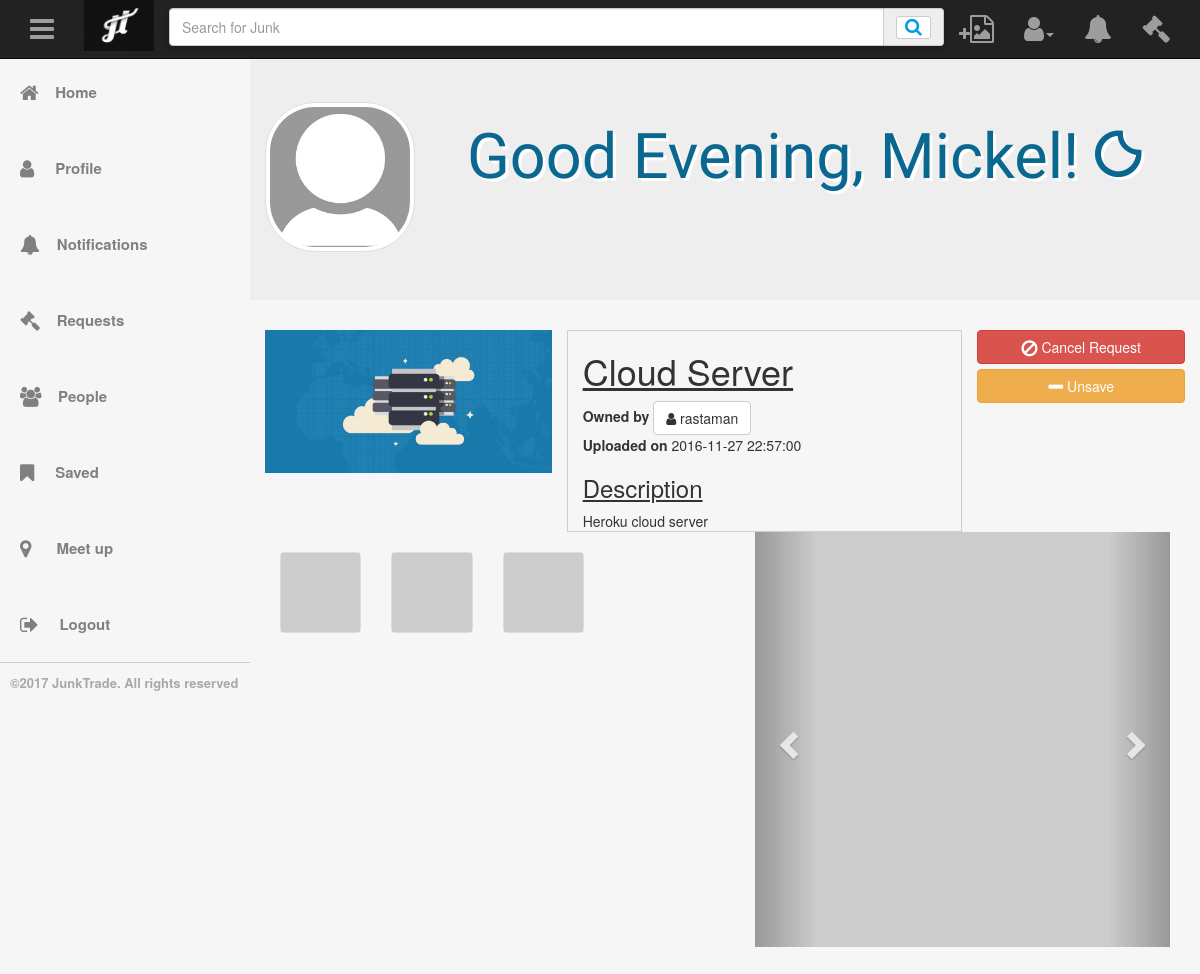
/templates/item.php?item=30 (signed in), run on an earlier commit of the app's database.
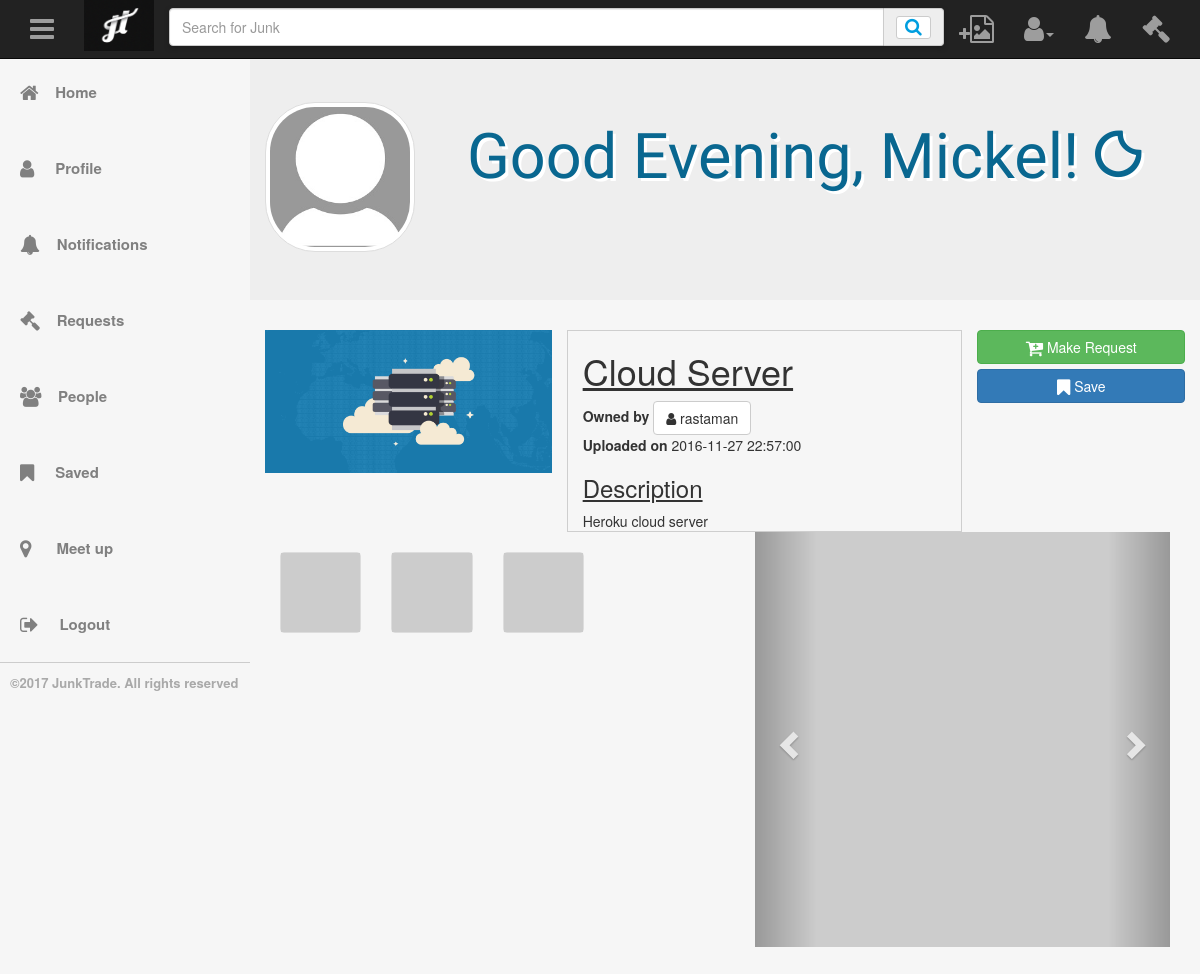
And on a later commit of the database.
### tables this page shows
CREATE TABLE `users` (
  `id` int(11) NOT NULL,
  `username` varchar(30) NOT NULL,
  `firstname` varchar(50) NOT NULL,
  `lastname` varchar(50) NOT NULL,
  `email` varchar(100) NOT NULL,
  `password` varchar(100) NOT NULL,
  `sQuestion` varchar(100) NOT NULL,
  `sAnswer` varchar(100) NOT NULL,
  `profilepicture` varchar(1000) DEFAULT '../img/defaultPP.jpg'
);

CREATE TABLE `items` (
  `itemid` int(11) NOT NULL,
  `itemname` varchar(50) NOT NULL,
  `itemdescription` varchar(500) NOT NULL,
  `picture` varchar(1000) NOT NULL,
  `picture2` varchar(1000) NOT NULL,
  `picture3` varchar(1000) NOT NULL,
  `uploaddate` datetime NOT NULL DEFAULT CURRENT_TIMESTAMP,
  `userid` int(11) NOT NULL,
  `views` int(11) NOT NULL DEFAULT '0'
);

### templates/item.php (the view, shortened to what this page needs)
<?php
include "../lib.php";
include "base.php";
if(isset($_GET['item'])){
    $itemid = $_GET['item'];
	$itemDetails = getItem($itemid);
    $itemId = $itemDetails['itemid'];
	$username = getUsername($itemDetails['userid']);
    $savedItem = checkItemSaved($itemId);
    $itemRequest = getItemRequestForCurrentUser($itemId);
}
?>
<div class ="container-fluid">
  <div class="row">
  <?php
    echo "<div class='col-lg-4'>
  			<img src=\"" . $itemDetails['picture'] . "\"  style='width:100%; class='img-responsive img-thumbnail mx-auto'>
  		</div>";
  	echo "<div class='col-lg-5' style='border:1px solid #cecece;'>
        <h1><u>" . $itemDetails['itemname'] . "</u></h1>
  			<strong> Owned by </strong> <button type='button' class='btn btn-default' onclick=\"viewTraderProfile(".$itemDetails['userid'].")\"><i class='fa fa-user' aria-hidden='true'></i> " . $username['username'] . "</button>
        <p> <strong> Uploaded on </strong>" . $itemDetails['uploaddate'] . "</p>
  			<h3> <u> Description </u> </h3>" . $itemDetails['itemdescription'] . "</div>";
    echo "<div class='col-lg-3'>";
    if($itemRequest == null){
        echo "<button type='button' class='btn btn-success btn-block' onclick=\"displayItemsForRequest(".$itemDetails['itemid'].")\" id='requestbtn'><i class='fa fa-cart-plus fa-lg' aria-hidden='true'></i> Make Request</button>";
    }
    else{
        if($itemRequest['decision'] == true){
            echo "<button type='button' class='btn btn-default btn-block disabled'><i class='fa fa-check fa-lg' aria-hidden='true'></i> Request Accepted</button>";
        }
        else if( $itemRequest['decision'] == null){
            echo "<button type='button' class='btn btn-danger btn-block' onclick=\"cancelMadeRequest(".$itemRequest['id'].")\" id='requestbtn'><i class='fa fa-ban fa-lg' aria-hidden='true'></i> Cancel Request</button>";
        }
        else{
            echo "<button type='button' class='btn btn-success btn-block' onclick=\"displayItemsForRequest(".$itemDetails['itemid'].")\" id='requestbtn'><i class='fa fa-cart-plus fa-lg' aria-hidden='true'></i> Make Request</button>";
        }
    }
    if($savedItem == null || $savedItem['savedindicator'] == false){
      echo "<button type='button' class='btn btn-primary btn-block' onclick=\"addToSavedItems(".$itemDetails['itemid'].")\" id='requestbtn'><i class='fa fa-bookmark fa-lg' aria-hidden='true'></i> Save</button>";
    }
    else{
      echo "<button type='button' class='btn btn-warning btn-block' onclick=\"removeSavedItem(".$savedItem['savedid'].")\" id='requestbtn'><i class='fa fa-minus fa-lg' aria-hidden='true'></i> Unsave</button>";
    }
    echo "</div>";
  ?>
  </div>
</div>
<div class="container-fluid">
    <div id="main_area">
        <div class="row">
            <div class="col-sm-6" id="slider-thumbs">
                <ul class="hide-bullets">
                    <li class="col-sm-3">
                        <a class="thumbnail" id="carousel-selector-0">
                            <img src="http://placehold.it/150x150&text=zero">
                        </a>
                    </li>
                    <li class="col-sm-3">
                        <a class="thumbnail" id="carousel-selector-1"><img src="http://placehold.it/150x150&text=1"></a>
                    </li>
                    <li class="col-sm-3">
                        <a class="thumbnail" id="carousel-selector-2"><img src="http://placehold.it/150x150&text=2"></a>
                    </li>
                </ul>
            </div>
            <div class="col-sm-6">
                <div class="col-xs-12" id="slider">
                    <div class="row">
                        <div class="col-sm-12" id="carousel-bounding-box">
                            <div class="carousel slide" id="myCarousel">
                                <div class="carousel-inner">
                                    <div class="active item" data-slide-number="0">
                                        <img src="http://placehold.it/470x480&text=zero"></div>
                                </div>
                                <a class="left carousel-control" href="#myCarousel" role="button" data-slide="prev">
                                    <span class="glyphicon glyphicon-chevron-left"></span>
                                </a>
                                <a class="right carousel-control" href="#myCarousel" role="button" data-slide="next">
                                    <span class="glyphicon glyphicon-chevron-right"></span>
                                </a>
                            </div>
                        </div>
                    </div>
                </div>
            </div>
        </div>
    </div>
</div>

### templates/base.php (shortened to what this page needs)
<!doctype html>
<html>
<head>
    <link rel="stylesheet" href="https://maxcdn.bootstrapcdn.com/bootstrap/3.3.7/css/bootstrap.min.css">
    <link rel="stylesheet" href="https://cdnjs.cloudflare.com/ajax/libs/font-awesome/4.7.0/css/font-awesome.min.css">
    <link href="https://cdnjs.cloudflare.com/ajax/libs/sweetalert/1.1.3/sweetalert.css" rel="stylesheet">
    <link href ="../css/main.css" rel ="stylesheet">
    <link href ="../css/bootstrap-rating.css" rel ="stylesheet">
    <link href ="../css/weather-icons.min.css" rel ="stylesheet">
    <link rel="stylesheet" href="https://cdnjs.cloudflare.com/ajax/libs/bootstrap-datepicker/1.4.1/css/bootstrap-datepicker3.css"/>
</head>
<body>
  <div id="wrapper">
  <nav class="navbar navbar-inverse navbar-fixed-top" role="navigation">
    <div class="container">
      <div class="navbar-header">
        <a id="menu-toggle" href="#"><i class="navbar-brand btn-menu toggle fa fa-bars fa-2x" aria-hidden="true"></i>  </a>
        <a class="navbar-brand" href="homepage.php" style="padding-top: 0; margin:0;"><img alt ="logo" width ="70px" height ="500px" src ="../img/logo.png" class="img-responsive" style="max-height:146%;"></a>
      </div>
      <div id="navbar" class="navbar-collapse collapse">
        <ul class="nav navbar-nav navbar-right">
          <li data-toggle="modal" data-target="#requestModal"> <a href="#" data-toggle="tooltip" title="Upload Item" data-placement="bottom"> <i class="fa fa-plus" aria-hidden="true"></i><i class="fa fa-file-image-o fa-2x" aria-hidden="true"></i> </a></li>
          <li class="dropdown">
            <a href="#" class="dropdown-toggle" data-toggle="dropdown" role="button" aria-haspopup="true" aria-expanded="false"><i class="fa fa-user fa-2x" aria-hidden="true" ></i><span class="caret"></span></a>
          </li>
          <li class="">
            <a href="#" class="dropdown-toggle" data-toggle="dropdown" role="button" aria-haspopup="true" aria-expanded="false"><i class="fa fa-bell fa-2x" aria-hidden="true" ></i></a>
          </li>
          <li class="">
            <a href="#" class="dropdown-toggle" data-toggle="dropdown" role="button" aria-haspopup="true" aria-expanded="false"><i class="fa fa-gavel fa-2x" aria-hidden="true" ></i></a>
          </li>
        </ul>
        <form method = "post" class="navbar-form" role="form" action ="search.php?go" id ="searchform">
        <div class="form-group" style="display:inline;">
          <div class="input-group" style="display:table;">
            <input class="form-control" name="searchname" placeholder="Search for Junk" autocomplete="off" autofocus="autofocus" type="text">
            <span class="input-group-addon" class="btn btn-default" style="width:1%;" name="searchsubmit">
              <button type="submit" class="btn btn-default btn-xs" name="searchsubmit" value="Search">
                <i class="fa fa-search fa-fw"></i>
              </button>
            </span>
          </div>
        </div>
      </form>
      </div>
    </div>
  </nav>
        <div id="sidebar-wrapper">
            <ul class="sidebar-nav">
                <li>
                    <a href="homepage.php"><i class="fa fa-home fa-lg" aria-hidden="true"></i>&nbsp;&nbsp;&nbsp;&nbsp;Home</a>
                </li>
                <li>
                    <a href="profile.php"><i class="fa fa-user fa-lg" aria-hidden="true"></i>&nbsp;&nbsp;&nbsp;&nbsp;&nbsp;Profile</a>
                </li>
                <li>
                    <a href="notifications.php"><i class="fa fa-bell fa-lg" aria-hidden="true"></i>&nbsp;&nbsp;&nbsp;&nbsp;Notifications</a>
                </li>
                <li>
                    <a href="trade.php"><i class="fa fa-gavel fa-lg" aria-hidden="true"></i>&nbsp;&nbsp;&nbsp;&nbsp;Requests</a>
                </li>
                <li>
                    <a href="people.php"><i class="fa fa-users fa-lg" aria-hidden="true"></i>&nbsp;&nbsp;&nbsp;&nbsp;People</a>
                </li>
                <li>
                    <a href="saved.php"><i class="fa fa-bookmark fa-lg" aria-hidden="true"></i>&nbsp;&nbsp;&nbsp;&nbsp;&nbsp;Saved</a>
                </li>
                <li>
                    <a href="meetup.php"><i class="fa fa-map-marker fa-lg" aria-hidden="true"></i>&nbsp;&nbsp;&nbsp;&nbsp;&nbsp;&nbsp;Meet up</a>
                </li>
                <li>
                    <a href="" onclick="return logout();"><i class="fa fa-sign-out fa-lg" aria-hidden="true"></i>&nbsp;&nbsp;&nbsp;&nbsp;&nbsp;Logout</a>
                </li>
                <li class="footerHome">
                  <p><strong> &copy;2017 JunkTrade. All rights reserved</strong></p>
                </li>
            </ul>
        </div>
  <div class="jumbotron">
    <div class="container-fluid">
      <div class="row text-center">
        <div class="col-lg-2 col-md-2 col-sm-2 col-xs-12">
          <?php
            $ppid = $_SESSION["id"];
            echo getProfileImage($ppid);
          ?>
        </div>
        <div class="col-lg-10 col-md-10 col-sm-10 col-xs-12">
          <h1 style="color:#096790 ;text-shadow: 3px 3px white;font-family: 'Bowlby One SC', cursive;">
            <?php
              $hour = date("H");
              if($hour >= 0 && $hour < 12){
                if($hour < 6){
                  echo "Good Morning, ".$_SESSION["user"]."! <i class='wi wi-moonset'></i>";
                }
                else if ($hour >=6 && $hour <=7){
                  echo "Good Morning, ".$_SESSION["user"]."! <i class='wi wi-sunrise'></i>";
                }
                else{
                  echo "Good Morning, ".$_SESSION["user"]."! <i class='wi wi-day-sunny'></i>";
                }
              }
              else if($hour >= 12 && $hour < 18){
                echo "Good Afternoon, ". $_SESSION["user"]. "! <i class='wi wi-day-sunny'></i>";
              }
              else{
                if($hour == 18){
                  echo "Good Evening, ". $_SESSION["user"]. "! <i class='wi wi-sunset'></i>";
                }
                else{
                  echo "Good Evening, ". $_SESSION["user"]. "! <i class='wi wi-night-clear'></i>";
                }
              }
            ?>
          </h1>
        </div>
      </div>
    </div>
  </div>

### lib.php (shortened to what this page needs)
<?php
function getDBConnection(){
	try{
		$db = new mysqli("localhost","root","","peertrading");
		return $db;
	}catch(Exception $e){ }
	return null;
}
function getUsername($val){
	$db = getDBConnection();
	$rec = null;
	if ($db != null){
		$sql = "SELECT `username` FROM `users` WHERE id = $val;";
		$res = $db->query($sql);
		if ($res){
			$rec = $res->fetch_assoc();
		}
	}
	return $rec;
}
function getItem($itemid){
	$db = getDBConnection();
	$rec = null;
	if ($db != NULL){
		$sql = "SELECT * FROM `items` i WHERE i.itemid = $itemid;";
		$res = $db->query($sql);
		if ($res){
			$rec= $res->fetch_assoc();
		}
	}
	return $rec;
}
function getItemRequestForCurrentUser($itemid){
	$userId = $_SESSION["id"];
	$db = getDBConnection();
	$rec = null;
	if ($db != NULL){
		$sql = "SELECT * FROM `requests` r WHERE r.item = $itemid  AND r.requester = $userId ORDER BY r.timerequested DESC LIMIT 1;";
		$res = $db->query($sql);
		if ($res){
			$rec = $res->fetch_assoc();
		}
	}
	return $rec;
}
function checkItemSaved($itemid){
	$userId = $_SESSION["id"];
	$db = getDBConnection();
	$rec = null;
	if ($db != NULL){
		$sql = "SELECT * FROM `saved` s WHERE s.itemid = $itemid AND s.userid = $userId;";
		$res = $db->query($sql);
		if ($res){
			$rec= $res->fetch_assoc();
		}
	}
	return $rec;
}
function getProfileImage($userid){
  $db = getDBConnection();
  $rec = null;
  if ($db != NULL){
    $sql = "SELECT `profilepicture` FROM `users` WHERE id = '$userid';";
    $res = $db->query($sql);
    if ($res){
      $rec= $res->fetch_assoc();
    }
  }
  $pp =  json_encode($rec['profilepicture']);
if($pp == "null"){
return "<img src=../img/defaultPP.jpg style='width:auto; height: 150px; max-width: 150px; border-radius: 50px;' class='img-responsive img-thumbnail mx-auto'>";
 }
 else{
 return "<img src= $pp style='width:auto; height: 150px; max-width: 150px; border-radius: 50px;' class='img-responsive img-thumbnail mx-auto'>";
}
}
?>

### css/main.css (style rules this page uses)
html { height: 100%; box-sizing: border-box; }
*, *:before, *:after { box-sizing: inherit; }
body { background-color: #f6f6f6; position: relative; margin: 0; padding-bottom: 6rem; padding-top: 54px; min-height: 100%; font-family: "Helvetica Neue", Arial, sans-serif; }
.footerHome { background-color:#f6f6f6; text-align: left; color:darkgrey; font-size: 13px; border-top: solid 1px #ccc; }
#wrapper { padding-left: 0; -webkit-transition: all 0.5s ease; -moz-transition: all 0.5s ease; -o-transition: all 0.5s ease; transition: all 0.5s ease; }
#sidebar-wrapper { z-index: 1000; position: fixed; left: 250px; width: 0; height: 94.5%; margin-left: -250px; overflow-y: auto; background: #f6f6f6; -webkit-transition: all 0.5s ease; -moz-transition: all 0.5s ease; -o-transition: all 0.5s ease; transition: all 0.5s ease; }
.sidebar-nav { position: absolute; top: 0; width: 250px; margin: 0; padding: 0; list-style: none; }
.sidebar-nav li { text-indent: 10px; line-height: 40px; }
.sidebar-nav li a { display: block; text-decoration: none; color: grey; padding-top: 18px; padding-bottom: 18px; font-size: 15px; font-weight: bold; }
@media (min-width:768px) { #wrapper { padding-left: 250px; } }
@media (min-width:768px) { #sidebar-wrapper { width: 250px; } }
.form-group { margin-bottom: 15px; }
input, input::-webkit-input-placeholder { font-size: 14px; padding-top: 3px; }
.form-control { height: auto!important; padding: 8px 12px !important; }
.input-group { -webkit-box-shadow: 0px 2px 5px 0px rgba(0,0,0,0.21)!important; -moz-box-shadow: 0px 2px 5px 0px rgba(0,0,0,0.21)!important; box-shadow: 0px 2px 5px 0px rgba(0,0,0,0.21)!important; }
span.input-group-addon i { color: #009edf; font-size: 18px; }

### templates/item.php (style rules this page uses)
.hide-bullets { list-style:none; margin-left: -40px; margin-top:20px; }
.thumbnail { padding: 0; }
.carousel-inner>.item>img, .carousel-inner>.item>a>img { width: 100%; }

What changed in the data, as far as the page shows it:
no longer on this page (row edited): users: profilepicture (placeholder picture)
Also different on the page:
text no longer shown: "Cancel Request Unsave"
text now shown: "Make Request Save"
